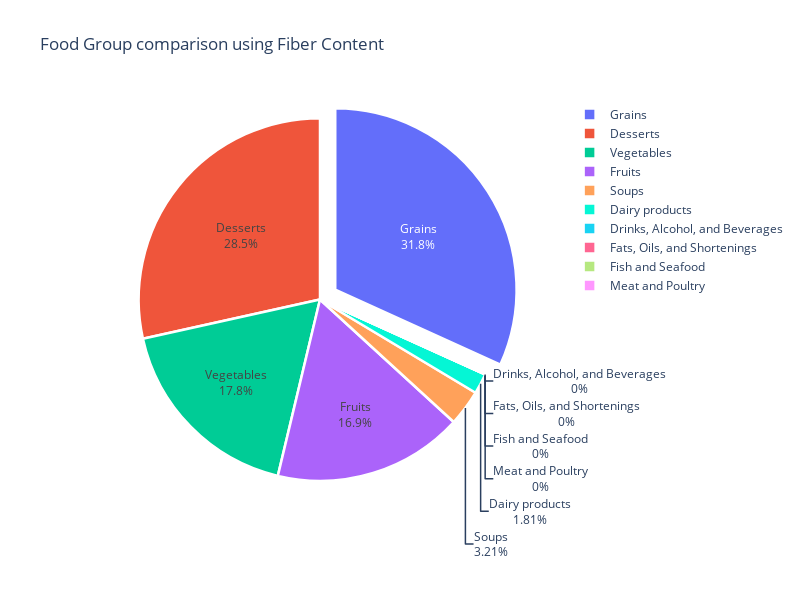

This figure's notebook cell:
### Markdown cell above
Now to look at fiber content in this format:

### Code cell
category_dist = nutrition.groupby(['Category']).mean()
category_dist
fig = go.Figure(go.Pie(values=category_dist['Fiber'].values, text=category_dist.index, labels=category_dist.index,pull=[0,0,0,0,0,0,0.1,0,0,0],
                marker=dict(colors=['#05f6d5'], line=dict(color='#FFFFFF', width=2.5))))
fig.update_layout(title_text="Food Group comparison using Fiber Content",height=600, width=800)
fig.show()

### Figure 1 — Plotly figure (JSON) as saved in the notebook; plotly's stock layout.template omitted (floating-point values rounded to 4 significant figures)
{"data": [{"labels": ["Dairy products", "Desserts", "Drinks, Alcohol, and Beverages", "Fats, Oils, and Shortenings", "Fish and Seafood", "Fruits", "Grains", "Meat and Poultry", "Soups", "Vegetables"], "marker": {"colors": ["#05f6d5"], "line": {"color": "#FFFFFF", "width": 2.5}}, "pull": [0, 0, 0, 0, 0, 0, 0.1, 0, 0, 0], "text": ["Dairy products", "Desserts", "Drinks, Alcohol, and Beverages", "Fats, Oils, and Shortenings", "Fish and Seafood", "Fruits", "Grains", "Meat and Poultry", "Soups", "Vegetables"], "type": "pie", "values": [0.0008984, 0.01411, 0, 0, 0, 0.008396, 0.01576, 0, 0.001591, 0.008824]}], "layout": {"height": 600, "title": {"text": "Food Group comparison using Fiber Content"}, "width": 800}}
